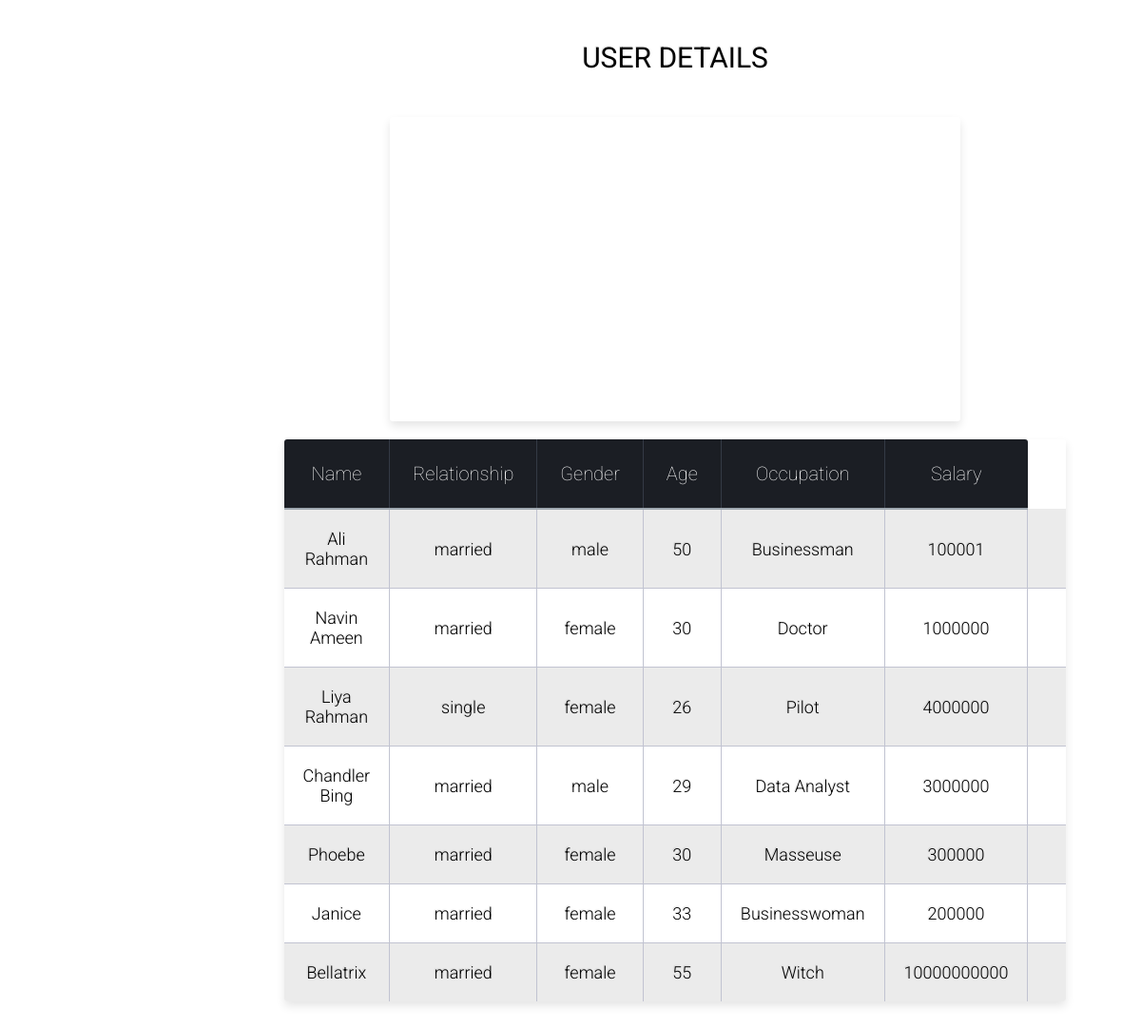
The app's page /MVC/View/UserInfo.php with its own data.
### tables this page shows
CREATE TABLE `users` (
  `ID` int(5) NOT NULL,
  `NID` varchar(20) NOT NULL,
  `name` varchar(100) NOT NULL,
  `user_username` varchar(20) NOT NULL,
  `password` varchar(6) NOT NULL,
  `age` varchar(100) NOT NULL,
  `gender` varchar(100) NOT NULL,
  `occupation` varchar(100) NOT NULL,
  `salary` varchar(100) NOT NULL,
  `relationship_status` varchar(100) NOT NULL
);

### MVC/View/UserInfo.php (the view, shortened to what this page needs)
<!DOCTYPE html>
<html lang="en">
<head>
</head>
<body><center>
  <div class=test>
<div class="table-title">
<h3>User Details</h3>
</div>
<table class="table-fill">
<tbody class="table-hover">
    <div class=test>
<div class='table-title'>
</div>
<table class='table-fill'>
<thead>
    <tr>
      <th>Name</th>
      <th>Relationship</th>
      <th>Gender</th>
      <th>Age</th>
      <th>Occupation</th>
      <th>Salary</th>
    </tr>
  </thead><tbody class='table-hover'>
<br>
<?php
require_once('DBconnect.php');
    $sql="select * from users";
    $result = $conn->query($sql);
if ($result -> num_rows > 0) {
  while($row = $result -> fetch_assoc()) {
    echo "<tr><td>".$row["name"]."</td><td>".$row['relationship_status']."</td><td>".$row['gender']."</td><td>".$row['age']."</td><td>".$row['occupation']."</td><td>".$row['salary']."</td><td>";
  }
  echo "</tbody></table>";
}
     ?>
    </div></center>
    <br><br>
</body>
</html>

### MVC/View/UserInfo.php (style rules this page uses)
body { font-family: "Roboto", helvetica, arial, sans-serif; font-size: 16px; font-weight: 400; text-rendering: optimizeLegibility; }
.test { margin-left: 220px; }
div.table-title { display: block; margin: auto; max-width: 600px; padding:5px; width: 100%; }
.table-title h3 { color: black; font-size: 30px; font-weight: 400; font-style:normal; font-family: "Roboto", helvetica, arial, sans-serif; text-shadow: -1px -1px 1px rgba(0, 0, 0, 0.1); text-transform:uppercase; }
.table-fill { background: white; border-radius:3px; border-collapse: collapse; height: 320px; margin: auto; max-width: 600px; padding:5px; width: 100%; box-shadow: 0 5px 10px rgba(0, 0, 0, 0.1); animation: float 5s infinite; }
th { color:white;; background:#1b1e24; border-bottom:2px solid #9ea7af; border-right: 1px solid #343a45; font-size:20px; font-weight: 100; padding:24px; text-align:center; text-shadow: 0 1px 1px rgba(0, 0, 0, 0.1); vertical-align:middle; }
th:first-child { border-top-left-radius:3px; }
th:last-child { border-top-right-radius:3px; border-right:none; }
tr { border-top: 1px solid white; border-bottom: 1px solid #C1C3D1; color:black; font-size:16px; font-weight:normal; text-shadow: 0 1px 1px rgba(256, 256, 256, 0.1); }
tr:first-child { border-top:none; }
tr:last-child { border-bottom:none; }
tr:nth-child(odd) td { background:#EBEBEB; }
tr:last-child td:first-child { border-bottom-left-radius:3px; }
tr:last-child td:last-child { border-bottom-right-radius:3px; }
td { background:#FFFFFF; padding:20px; text-align:center; vertical-align:middle; font-weight:300; font-size:18px; text-shadow: -1px -1px 1px rgba(0, 0, 0, 0.1); border-right: 1px solid #C1C3D1; }
td:last-child { border-right: 0px; }

### records on screen
users: name "Ali Rahman", relationship_status "married", gender "male", age "50", occupation "Businessman", salary "100001"
users: name "Navin Ameen", relationship_status "married", gender "female", age "30", occupation "Doctor", salary "1000000"
users: name "Liya Rahman", relationship_status "single", gender "female", age "26", occupation "Pilot", salary "4000000"
users: name "Chandler Bing", relationship_status "married", gender "male", age "29", occupation "Data Analyst", salary "3000000"
users: name "Phoebe", relationship_status "married", gender "female", age "30", occupation "Masseuse", salary "300000"
users: name "Janice", relationship_status "married", gender "female", age "33", occupation "Businesswoman", salary "200000"
users: name "Bellatrix", relationship_status "married", gender "female", age "55", occupation "Witch", salary "10000000000"
